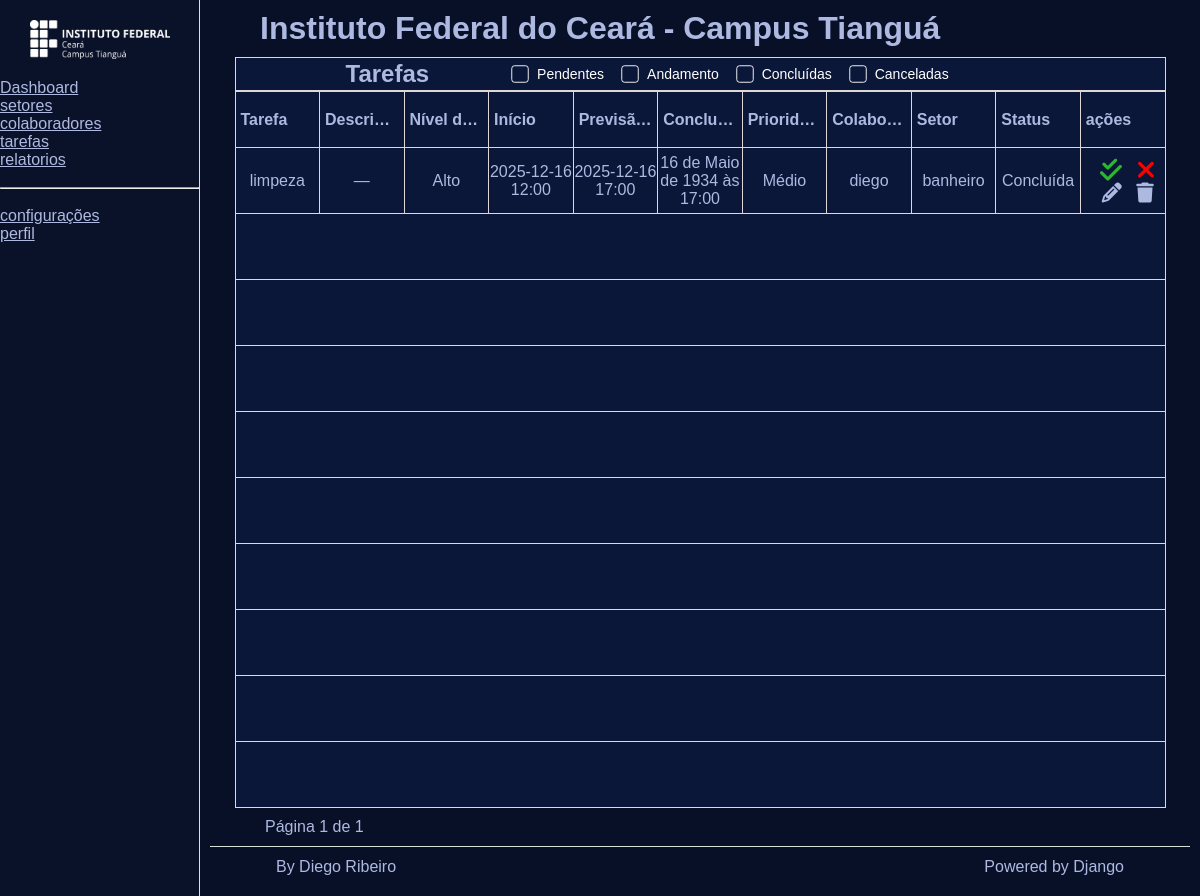
Page /tarefas/ on the committed database.
### management/models.py (models this page shows, shortened)
class Tarefa(models.Model):
    SUJEIRA_CHOICES = [
        ('baixo', 'Baixo'),
        ('medio', 'Médio'),
        ('alto', 'Alto'),
    ]
    STATUS_CHOICES = [
        ('pendente', 'Pendente'),
        ('em_andamento', 'Em andamento'),
        ('concluida', 'Concluída'),
        ('cancelada', 'Cancelada'),
    ]
    PRIORIDADE_CHOICES = [
        ('baixo', 'Baixo'),
        ('medio', 'Médio'),
        ('alto', 'Alto'),
    ]
    id = models.CharField(
        max_length=32,
        primary_key=True,
        default=generate_uuid,
        editable=False
    )
    titulo = models.CharField(max_length=150)
    descricao = models.TextField(blank=True, null=True)
    nivel_sujeira = models.CharField(max_length=10, choices=SUJEIRA_CHOICES)
    status = models.CharField(max_length=20, choices=STATUS_CHOICES, default='pendente')
    data_inicio = models.DateTimeField()
    data_previsao_termino = models.DateTimeField()
    data_termino = models.DateTimeField(blank=True, null=True)
    prioridade = models.CharField(max_length=10, choices=PRIORIDADE_CHOICES)
    colaboradores = models.ManyToManyField(
        Colaborador,
        through="TarefaColaborador",
        related_name="tarefas"
    )
    setores = models.ManyToManyField(
        Setor,
        through="TarefaSetor",
        related_name="tarefas"
    )

class Colaborador(models.Model):
    STATUS_CHOICES = [
        ('desligado', 'Desligado'),
        ('ferias', 'Férias'),
        ('ativo', 'Ativo'),
    ]
    id = models.CharField(
        max_length=32,
        primary_key=True,
        default=generate_uuid,
        editable=False
    )
    nome = models.CharField(max_length=150)
    imagem = models.ImageField(upload_to='colaboradores/', blank=True, null=True)
    status = models.CharField(max_length=20, choices=STATUS_CHOICES, default='ativo')
    telefone = models.CharField(max_length=40, blank=True, null=True)
    numero_empresa = models.CharField(max_length=40, blank=True, null=True)
    data_admissao = models.DateTimeField()

class Setor(models.Model):
    MOBILIA_CHOICES = [
        ('pouca', 'Pouca'),
        ('media', 'Média'),
        ('muita', 'Muita'),
    ]
    id = models.CharField(
        max_length=32,
        primary_key=True,
        default=generate_uuid,
        editable=False
    )
    nome = models.CharField(max_length=150)
    descricao = models.TextField(blank=True, null=True)
    imagem = models.ImageField(upload_to='setores/', blank=True, null=True)
    dimensao = models.CharField(max_length=100)
    natureza_piso = models.CharField(max_length=100)
    area_envidracada = models.CharField(max_length=100)
    mobilia = models.CharField(max_length=10, choices=MOBILIA_CHOICES)

### management/views.py (the view)
# urls.py: path('tarefas/', tasks ),
def tasks(request):
    tarefas = Tarefa.objects.all().order_by('-data_inicio')
    paginator = Paginator(tarefas, 10)  # 10 linhas por página
    page_number = request.GET.get('page')
    page_obj = paginator.get_page(page_number)
    empty_rows = 10 - len(page_obj.object_list)
    if empty_rows < 0:
        empty_rows = 0
    return render(request, 'managements/tasks/pages/listar.html', {
        'page_obj': page_obj,
        'empty_rows': range(empty_rows),
    })

### management/templates/managements/tasks/pages/listar.html
{% include 'managements/tasks/partials/head.html' %}
<body>
    {% include 'global/partials/sidebar.html' %}
    <div class="content">
        {% include 'global/partials/header.html' %}
        <div class="table-wrapper">
            {% include 'managements/tasks/partials/headerTable.html' %}
            <table class="table" border="1" cellspacing="0" cellpadding="8">
                {% include 'managements/tasks/partials/thead.html' %}
                <tbody>
                    {% for tarefa in page_obj %}
                        {% include 'managements/tasks/partials/tasks.html' with tarefa=tarefa %}
                    {% empty %}
                        <tr>
                            <td colspan="11" style="text-align: center;">Nenhuma tarefa cadastrada</td>
                        </tr>
                    {% endfor %}
                    {% for _ in empty_rows %}
                        <tr class="empty-row">
                            <td colspan="11"></td>
                        </tr>
                    {% endfor %}
                </tbody>
            </table>
        </div>
        {% include 'global/partials/pagination.html' %}
        {% include 'global/partials/footer.html' %}
    </div>
</body>
</html>

### management/templates/managements/tasks/partials/tasks.html
    <tr>
        <td>{{ tarefa.titulo }}</td>
        <td>{{ tarefa.descricao|default:"—" }}</td>
        <td>{{ tarefa.get_nivel_sujeira_display }}</td>
        <td>{{ tarefa.data_inicio|date:"Y-m-d H:i" }}</td>
        <td>{{ tarefa.data_previsao_termino|date:"Y-m-d H:i" }}</td>
        <td>{{ tarefa.data_termino|default:"—" }}</td>
        <td>{{ tarefa.get_prioridade_display }}</td>
        <td>
            {% for colab in tarefa.colaboradores.all %}
                {{ colab.nome }}{% if not forloop.last %}, {% endif %}
            {% empty %}
                —
            {% endfor %}
        </td>
        <td>
            {% for setor in tarefa.setores.all %}
                {{ setor.nome }}{% if not forloop.last %}, {% endif %}
            {% empty %}
                —
            {% endfor %}
        </td>
        <td>{{ tarefa.get_status_display }}</td>
        <td class="acoes">
            <i class="fa-solid fa-check-double icone-concluido"></i>
            <i class="fa-solid fa-xmark icone-pendente"></i>
            <i class="fa-solid fa-pencil icone-editar" title="Editar"></i>
            <i class="fa-solid fa-trash icone-excluir" title="Excluir"></i>
        </td>
    </tr>

### authors/templates/global/partials/head.html (style rules this page uses)
* { margin: 0; padding: 0; box-sizing: border-box; font-family: 'Mona Sans', sans-serif; color: #AEB9E1; }
body { display: grid; grid-template-columns: 200px 1fr; height: 100vh; background-color: #081028; }
.content { grid-column: 2; display: grid; grid-template-rows: auto 1fr auto; gap: 10px; padding: 10px; align-items: start; }
.table { width: 95%; margin: 0 auto; border: 0.1px solid rgb(223, 215, 215); border-collapse: collapse; table-layout: fixed; background-color: #0B1739; }
.table tbody tr { height: 66px; border-bottom: 0.1px solid rgba(223, 218, 215, 1); }
.table tbody td { padding: 0; vertical-align: middle; overflow: hidden; text-align: center; }
.table tbody tr.empty-row td { height: 66px; border: none; background: transparent; }

### management/templates/managements/tasks/partials/head.html (style rules this page uses)
i { padding-left:10px; }
.icone-concluido { color:rgb(44, 184, 46); font-size: 25px; }
.icone-pendente { color:red; font-size: 25px; }
.icone-editar { font-size: 20px; }
.icone-excluir { font-size: 20px; }

### rows in the picture
Tarefa: titulo "limpeza", descricao "—", nivel_sujeira "Alto", data_inicio "2025-12-16 12:00", data_previsao_termino "2025-12-16 17:00", data_termino "16 de Maio de 1934 às 17:00", prioridade "Médio", status "Concluída"
Colaborador: nome "diego"
Setor: nome "banheiro"

### other values in the picture
{{ page_obj.number }} "1"
{{ page_obj.paginator.num_pages }} "1"
